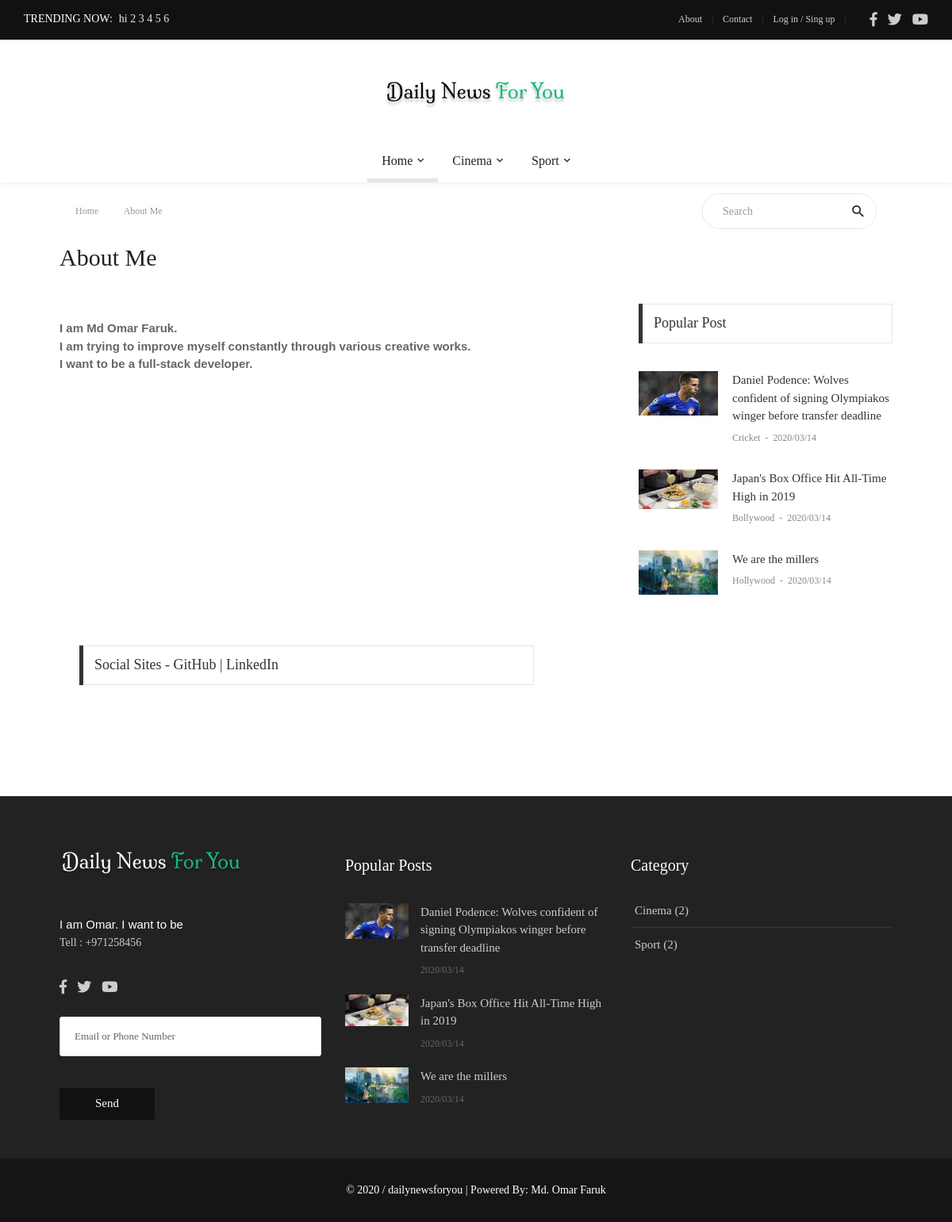
The page /about/ on the database its author committed.
### trending/models.py (models this page shows, shortened)
class Trending(models.Model):
    txt = models.CharField(max_length=200)

### cat/models.py (models this page shows, shortened)
class Cat(models.Model):
    name = models.CharField(max_length=50)
    count = models.IntegerField(default=0)  # To count how many news contains in an one category

### main/models.py (models this page shows, shortened)
class Main(models.Model):
    name = models.CharField(max_length=50)
    about = models.TextField()  # this is for footer  (default="-")
    abouttxt = models.TextField(default="")    ## About page text
    fb = models.CharField(default="-", max_length=50)
    tw = models.CharField(default="-", max_length=50)
    yt = models.CharField(default="-", max_length=50)
    tell = models.CharField(default="-", max_length=50)
    link = models.CharField(default="-", max_length=50)
    set_name = models.CharField(default="-", max_length=50)
    picurl = models.TextField(default="")
    picname = models.TextField(default="")
    picurl2 = models.TextField(default="")
    picname2 = models.TextField(default="")

### news/models.py (models this page shows, shortened)
class News(models.Model):
    name = models.CharField(max_length=200)
    short_txt = models.TextField()
    body_txt = models.TextField()
    date = models.CharField(max_length=12)
    time = models.CharField(max_length=12,default="00:00")
    picname = models.TextField()
    picurl = models.TextField(default="-")
    writer = models.CharField(max_length=100)
    catname = models.CharField(max_length=100, default="-")   # default="-" for charfield
    catid = models.IntegerField(default=0)
    ocatid = models.IntegerField(default=0)  # ocatid means original cat id.for count news
    show = models.IntegerField(default=0)   # default=0 for integer field-when i use this in existing models
    tag = models.TextField(default="")   # For tag (Filtering)
    act = models.IntegerField(default=0)  # For Publish News
    rand = models.IntegerField(default=0)  # For Random Number of the News

### main/views.py (the view)
# urls.py: url(r'^about/$', views.about, name='about'),                ## Front About Page
def about(request):
    site = Main.objects.get(pk=2)
    news = News.objects.all().order_by('-pk')  ## for reverse(ordering) need to filter by pk with (-) to get the latest submission first.
    cat = Cat.objects.all()  ## Show categories in footer
    subcat = SubCat.objects.all()  ## for SubMenu in the menu bar
    lastnews = News.objects.all().order_by('-pk')[:3]   ### This query for last three post
    popnews2 = News.objects.all().order_by('-show')[:3]    ### 3 Populer News will be Shown according to view(show) in the footer section and sidebar on the right.
    trending = Trending.objects.all().order_by('-pk')[:3] ### Trending now will show on top bar(send query from here to naster.html in front)
    return render(request, 'front/about.html', {'site':site, 'news':news, 'cat':cat, 'subcat':subcat, 'lastnews':lastnews, 'popnews2':popnews2, 'trending':trending})

### main/templates/front/about.html (shortened to what this page needs)
{% extends 'front/master.html' %}
{% load static %}
{% load qr_code %}
{% block mainblock %}
	<div class="container">
		<div class="headline bg0 flex-wr-sb-c p-rl-20 p-tb-8">
			<div class="f2-s-1 p-r-30 m-tb-6">
				<a href="/" class="breadcrumb-item f1-s-3 cl9">
					Home
				</a>
				<span class="breadcrumb-item f1-s-3 cl9">
					About Me
				</span>
			</div>
			<div class="pos-relative size-a-2 bo-1-rad-22 of-hidden bocl11 m-tb-6">
				<input class="f1-s-1 cl6 plh9 s-full p-l-25 p-r-45" type="text" name="search" placeholder="Search">
				<button class="flex-c-c size-a-1 ab-t-r fs-20 cl2 hov-cl10 trans-03">
					<i class="zmdi zmdi-search"></i>
				</button>
			</div>
		</div>
	</div>
	<div class="container p-t-4 p-b-35">
		<h2 class="f1-l-1 cl2">
			About Me
		</h2>
	</div>
	<section class="bg0 p-b-110">
		<div class="container">
			<div class="row justify-content-center">
				<div class="col-md-7 col-lg-8 p-b-30">
					<div class="p-r-10 p-r-0-sr991">
						<p class="f1-s-11 cl6 p-b-25">
							{{ site.abouttxt | safe }}
						</p>
					</div>
				</div>
				<div class="col-md-5 col-lg-4 p-b-30">
					<div class="p-l-10 p-rl-0-sr991 p-t-5">
						<div>
							<div class="how2 how2-cl4 flex-s-c">
								<h3 class="f1-m-2 cl3 tab01-title">
									Popular Post
								</h3>
							</div>
							<ul class="p-t-35">
								{% for pop in popnews2 %}
								<li class="flex-wr-sb-s p-b-30">
									<a href="{% url 'news_detail' word=pop.name %}" class="size-w-10 wrap-pic-w hov1 trans-03">
										<img src="{{ pop.picurl }}" alt="IMG">
									</a>
									<div class="size-w-11">
										<h6 class="p-b-4">
											<a href="{% url 'news_detail' word=pop.name %}" class="f1-s-5 cl3 hov-cl10 trans-03">
												{{ pop.name }}
											</a>
										</h6>
										<span class="cl8 txt-center p-b-24">
											<a href="#" class="f1-s-6 cl8 hov-cl10 trans-03">
												{{ pop.catname }}
											</a>
											<span class="f1-s-3 m-rl-3">
												-
											</span>
											<span class="f1-s-3">
												{{ pop.date }}
											</span>
										</span>
									</div>
								</li>
								{% endfor %}
							</ul>
						</div>
					</div>
				</div>
			</div>
				<div class="col-lg-7 p-b-30">
					<div class="p-l-10 p-rl-0-sr991 p-t-4">
						<div>
							<div class="how2 how2-cl4 flex-s-c">
								<h3 class="f1-m-2 cl3 tab01-title">
									Social Sites - GitHub | LinkedIn
								</h3>
							</div>
						</div>
					</div>
				</div>
		</div>
	</section>
{% endblock %}

### main/templates/front/master.html (shortened to what this page needs)
{% load static %}
<!DOCTYPE html>
<html lang="en">
<head>
	<link rel="stylesheet" type="text/css" href="{% static 'front/vendor/bootstrap/css/bootstrap.min.css' %}">
	<link rel="stylesheet" type="text/css" href="{% static 'front/fonts/fontawesome-5.0.8/css/fontawesome-all.min.css' %}">
	<link rel="stylesheet" type="text/css" href="{% static 'front/fonts/iconic/css/material-design-iconic-font.min.css' %}">
	<link rel="stylesheet" type="text/css" href="{% static 'front/vendor/animate/animate.css' %}">
	<link rel="stylesheet" type="text/css" href="{% static 'front/vendor/css-hamburgers/hamburgers.min.css' %}">
	<link rel="stylesheet" type="text/css" href="{% static 'front/vendor/animsition/css/animsition.min.css' %}">
	<link rel="stylesheet" type="text/css" href="{% static 'front/css/util.min.css' %}">
	<link rel="stylesheet" type="text/css" href="{% static 'front/css/main.css' %}">
</head>
<body class="animsition">
	<header>
		<div class="container-menu-desktop">
			<div class="topbar">
				<div class="content-topbar h-100 p-rl-30">
					<div class="align-self-stretch size-w-0 pos-relative m-r-30">
						<div class="f2-s-1 flex-wr-s-c s-full ab-t-l p-b-2">
							<span class="text-uppercase cl0 p-r-8">
								Trending Now:
							</span>
							<span class="dis-inline-block cl16 slide100-txt pos-relative size-w-0" data-in="fadeInDown" data-out="fadeOutDown">
								{% for trend in trending %}
								<span class="dis-inline-block slide100-txt-item animated visible-false">
									{{ trend.txt }}
								</span>
								{% endfor %}
							</span>
						</div>
					</div>
					<div class="flex-wr-e-c">
						<div class="left-topbar">
							<a href="/about" class="left-topbar-item">
								About
							</a>
							<a href="/contact" class="left-topbar-item">
								Contact
							</a>
							<a href="/login" class="left-topbar-item">
								Log in / Sing up
							</a>
						</div>
						<div class="right-topbar p-l-18">
							<a href="{{ site.fb }}">
								<span class="fab fa-facebook-f"></span>
							</a>
							<a href="{{ site.tw }}">
								<span class="fab fa-twitter"></span>
							</a>
							<a href="{{ site.yt }}">
								<span class="fab fa-youtube"></span>
							</a>
						</div>
					</div>
				</div>
			</div>
			<div class="wrap-logo no-banner container">
				<div class="logo">
					<a href="/"><img src="{{ site.picurl }}" alt="LOGO"></a>
				</div>
			</div>
			<div class="wrap-main-nav">
				<div class="main-nav">
					<nav class="menu-desktop">
						<ul class="main-menu justify-content-center">
							<li class="main-menu-active">
								<a href="/">Home</a>
							</li>
							{% for gg in cat %}
							{% if gg.count != 0 %}
							<li class="mega-menu-item">
								<a href="category-01.html">{{ gg.name }}</a>
							</li>
							{% endif %}
							{% endfor %}
						</ul>
					</nav>
				</div>
			</div>
		</div>
	</header>
	{% block mainblock %}
    {% endblock %}
	<footer>
		<div class="bg2 p-t-40 p-b-25">
			<div class="container">
				<div class="row">
					<div class="col-lg-4 p-b-20">
						<div class="size-h-3 flex-s-c">
							<a href="/">
								<img class="max-s-full" src="{{ site.picurl2 }}" alt="LOGO">
							</a>
						</div>
						<div>
							<p class="f1-s-1 cl11 p-b-16">
								{{site.about | safe }}
							</p>
							<p class="f1-s-1 cl11 p-b-16">
								Tell : {{ site.tell }}
							</p>
							<div class="p-t-15">
								<a href="{{ site.fb }}" class="fs-18 cl11 hov-cl10 trans-03 m-r-8">
									<span class="fab fa-facebook-f"></span>
								</a>
								<a href="{{ site.tw }}" class="fs-18 cl11 hov-cl10 trans-03 m-r-8">
									<span class="fab fa-twitter"></span>
								</a>
								<a href="{{ site.yt }}" class="fs-18 cl11 hov-cl10 trans-03 m-r-8">
									<span class="fab fa-youtube"></span>
								</a>
							</div>
							<br>
							<form action="{% url 'news_letter' %}" method="POST">
								<input class="bo-1-rad-3 bocl13 size-a-19 f1-s-13 cl5 plh6 p-rl-18 m-b-20" type="txt" name="txt" placeholder="Email or Phone Number">
								<button type="submit" class="size-a-20 bg1 borad-3 f1-s-12 cl0 hov-btn1 trans-03 p-rl-15 m-t-20">Send</button>
							</form>
						</div>
					</div>
					<div class="col-sm-6 col-lg-4 p-b-20">
						<div class="size-h-3 flex-s-c">
							<h5 class="f1-m-7 cl0">
								Popular Posts
							</h5>
						</div>
						<ul>
							{% for pop in popnews2 %}
							<li class="flex-wr-sb-s p-b-20">
								<a href="{% url 'news_detail' word=pop.name %}" class="size-w-4 wrap-pic-w hov1 trans-03">
									<img src="{{ pop.picurl }}" alt="IMG">
								</a>
								<div class="size-w-5">
									<h6 class="p-b-5">
										<a href="{% url 'news_detail' word=pop.name %}" class="f1-s-5 cl11 hov-cl10 trans-03">
											{{ pop.name }}
										</a>
									</h6>
									<span class="f1-s-3 cl6">
										{{ pop.date }}
									</span>
								</div>
							</li>
							{% endfor %}
						</ul>
					</div>
					<div class="col-sm-6 col-lg-4 p-b-20">
						<div class="size-h-3 flex-s-c">
							<h5 class="f1-m-7 cl0">
								Category
							</h5>
						</div>
						<ul class="m-t--12">
							{% for c in cat %}
							{% if c.count != 0 %}
							<li class="how-bor1 p-rl-5 p-tb-10">
								<a href="#" class="f1-s-5 cl11 hov-cl10 trans-03 p-tb-8">
									{{ c.name }} ({{ c.count }})
								</a>
							</li>
							{% endif %}
							{% endfor %}
						</ul>
					</div>
				</div>
			</div>
		</div>
		<div class="bg11">
			<div class="container size-h-4 flex-c-c p-tb-15">
				<span class="f1-s-1 cl0 txt-center">
					© 2020 / dailynewsforyou | Powered By: Md. Omar Faruk
				</span>
			</div>
		</div>
	</footer>
</body>
</html>

### rows shown on the page
Trending: txt "hi 2 3 4 5 6"
Cat: name "Cinema", count "2"
Cat: name "Sport", count "2"
Main: abouttxt "I am Md Omar Faruk. I am trying to improve myself constantly through various creative works. I want to be a full-stack developer.", about "I am Omar. I want to be", tell "+971258456"
News: picurl (picture), name "Daniel Podence: Wolves confident of signing Olympiakos winger before transfer deadline", catname "Cricket", date "2020/03/14"
News: picurl (picture), name "Japan's Box Office Hit All-Time High in 2019", catname "Bollywood", date "2020/03/14"
News: picurl (picture), name "We are the millers", catname "Hollywood", date "2020/03/14"
